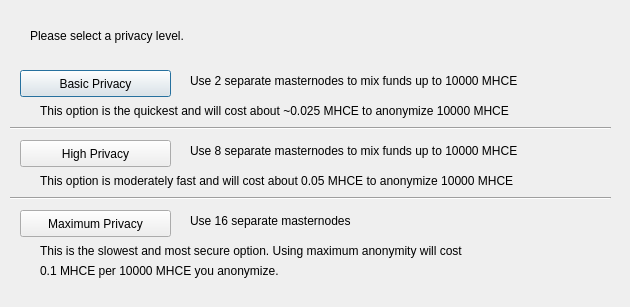
<?xml version="1.0" encoding="UTF-8"?>
<ui version="4.0">
 <class>ObfuscationConfig</class>
 <widget class="QDialog" name="ObfuscationConfig">
  <property name="geometry">
   <rect>
    <x>0</x>
    <y>0</y>
    <width>630</width>
    <height>307</height>
   </rect>
  </property>
  <property name="windowTitle">
   <string>Configure Obfuscation</string>
  </property>
  <widget class="QPushButton" name="buttonBasic">
   <property name="geometry">
    <rect>
     <x>20</x>
     <y>70</y>
     <width>151</width>
     <height>27</height>
    </rect>
   </property>
   <property name="text">
    <string>Basic Privacy</string>
   </property>
  </widget>
  <widget class="QPushButton" name="buttonHigh">
   <property name="geometry">
    <rect>
     <x>20</x>
     <y>140</y>
     <width>151</width>
     <height>27</height>
    </rect>
   </property>
   <property name="text">
    <string>High Privacy</string>
   </property>
  </widget>
  <widget class="QPushButton" name="buttonMax">
   <property name="geometry">
    <rect>
     <x>20</x>
     <y>210</y>
     <width>151</width>
     <height>27</height>
    </rect>
   </property>
   <property name="text">
    <string>Maximum Privacy</string>
   </property>
  </widget>
  <widget class="QLabel" name="label">
   <property name="geometry">
    <rect>
     <x>30</x>
     <y>20</y>
     <width>571</width>
     <height>31</height>
    </rect>
   </property>
   <property name="text">
    <string>Please select a privacy level.</string>
   </property>
  </widget>
  <widget class="QLabel" name="label_2">
   <property name="geometry">
    <rect>
     <x>190</x>
     <y>70</y>
     <width>421</width>
     <height>21</height>
    </rect>
   </property>
   <property name="text">
    <string>Use 2 separate masternodes to mix funds up to 10000 MHCE</string>
   </property>
  </widget>
  <widget class="QLabel" name="label_3">
   <property name="geometry">
    <rect>
     <x>190</x>
     <y>140</y>
     <width>411</width>
     <height>21</height>
    </rect>
   </property>
   <property name="text">
    <string>Use 8 separate masternodes to mix funds up to 10000 MHCE</string>
   </property>
  </widget>
  <widget class="QLabel" name="label_4">
   <property name="geometry">
    <rect>
     <x>190</x>
     <y>210</y>
     <width>421</width>
     <height>21</height>
    </rect>
   </property>
   <property name="text">
    <string>Use 16 separate masternodes</string>
   </property>
  </widget>
  <widget class="QLabel" name="label_6">
   <property name="geometry">
    <rect>
     <x>40</x>
     <y>100</y>
     <width>561</width>
     <height>21</height>
    </rect>
   </property>
   <property name="text">
    <string>This option is the quickest and will cost about ~0.025 MHCE to anonymize 10000 MHCE</string>
   </property>
  </widget>
  <widget class="QLabel" name="label_7">
   <property name="geometry">
    <rect>
     <x>40</x>
     <y>170</y>
     <width>561</width>
     <height>21</height>
    </rect>
   </property>
   <property name="text">
    <string>This option is moderately fast and will cost about 0.05 MHCE to anonymize 10000 MHCE</string>
   </property>
  </widget>
  <widget class="QLabel" name="label_8">
   <property name="geometry">
    <rect>
     <x>40</x>
     <y>240</y>
     <width>561</width>
     <height>21</height>
    </rect>
   </property>
   <property name="text">
    <string>This is the slowest and most secure option. Using maximum anonymity will cost</string>
   </property>
  </widget>
  <widget class="QLabel" name="label_9">
   <property name="geometry">
    <rect>
     <x>40</x>
     <y>260</y>
     <width>561</width>
     <height>21</height>
    </rect>
   </property>
   <property name="text">
    <string>0.1 MHCE per 10000 MHCE you anonymize.</string>
   </property>
  </widget>
  <widget class="Line" name="line">
   <property name="geometry">
    <rect>
     <x>10</x>
     <y>120</y>
     <width>601</width>
     <height>16</height>
    </rect>
   </property>
   <property name="orientation">
    <enum>Qt::Horizontal</enum>
   </property>
  </widget>
  <widget class="Line" name="line_2">
   <property name="geometry">
    <rect>
     <x>10</x>
     <y>190</y>
     <width>601</width>
     <height>16</height>
    </rect>
   </property>
   <property name="orientation">
    <enum>Qt::Horizontal</enum>
   </property>
  </widget>
 </widget>
 <resources/>
 <connections/>
</ui>
